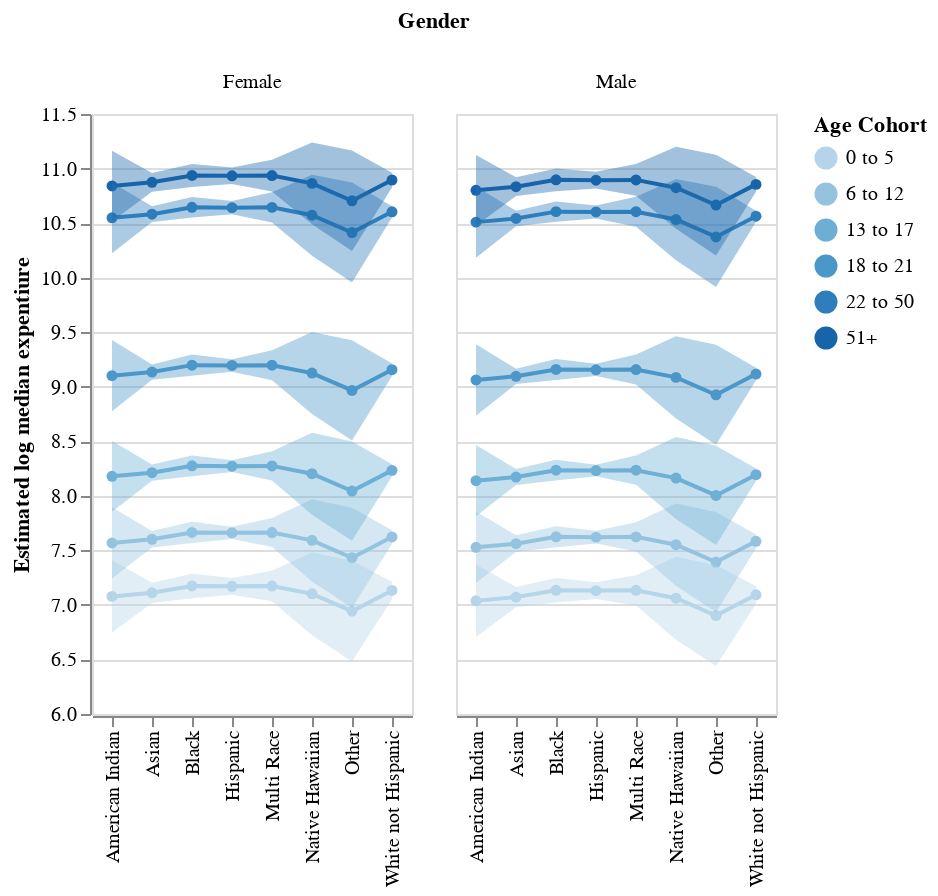

The notebook cell saved with this chart:
### Markdown cell above
<!-- BEGIN QUESTION -->

### Question 12: model visualization

Plot estimated mean log expenditure (y) against ethnicity (x) by age cohort (color) and gender (facet). Construct a line plot with points at each estimated value, and include confidence bands. Use a sequential color scale for age and ensure that the age cohorts are in appropriate order (you may want to construct another `cohort_order` variable as before for this purpose).

### Code cell
# add cohort ordering
pred_df['cohort_order'] = pred_df['Age Cohort'].astype('category').cat.reorder_categories(new_categories = ages).cat.as_ordered().cat.codes # SOLUTION

# construct point-and-line plot
lines = alt.Chart(pred_df).mark_line(point = True).encode(
    x = alt.X('Ethnicity', title = ''), # SOLUTION
    y = alt.Y('mean', title = 'Estimated log median expentiure', scale = alt.Scale(zero = False)), # SOLUTION
    color = alt.Color('Age Cohort:O', sort = alt.EncodingSortField(field = 'cohort_order', order = 'ascending')) # SOLUTION
)

# construct confidence bands
bands = alt.Chart(pred_df).mark_area(opacity = 0.4).encode(
    x = 'Ethnicity', # SOLUTION
    y = 'mean_ci_lower', # SOLUTION
    y2 = 'mean_ci_upper', # SOLUTION
    color = alt.Color('Age Cohort:O', sort = alt.EncodingSortField(field = 'cohort_order', order = 'ascending')) # SOLUTION
)

# layer then facet
fig_5 = (lines + bands).facet(column = 'Gender') # SOLUTION

# display
fig_5

### Figure 1 — Vega-Lite specification as saved in the notebook (floating-point values rounded to 4 significant figures)
{"config": {"view": {"continuousWidth": 400, "continuousHeight": 300}}, "data": {"name": "data-6dfa5a4c0f86e478c019ab47fc79026d"}, "facet": {"column": {"field": "Gender", "type": "nominal"}}, "spec": {"layer": [{"mark": {"type": "line", "point": true}, "encoding": {"color": {"field": "Age Cohort", "sort": {"field": "cohort_order", "order": "ascending"}, "type": "ordinal"}, "x": {"field": "Ethnicity", "title": "", "type": "nominal"}, "y": {"field": "mean", "scale": {"zero": false}, "title": "Estimated log median expentiure", "type": "quantitative"}}}, {"mark": {"type": "area", "opacity": 0.4}, "encoding": {"color": {"field": "Age Cohort", "sort": {"field": "cohort_order", "order": "ascending"}, "type": "ordinal"}, "x": {"field": "Ethnicity", "type": "nominal"}, "y": {"field": "mean_ci_lower", "type": "quantitative"}, "y2": {"field": "mean_ci_upper"}}}]}, "$schema": "https://vega.github.io/schema/vega-lite/v4.17.0.json", "datasets": {"data-6dfa5a4c0f86e478c019ab47fc79026d": [{"Gender": "Male", "Ethnicity": "White not Hispanic", "Age Cohort": "0 to 5", "mean": 7.092, "mean_se": 0.04166, "mean_ci_lower": 7.011, "mean_ci_upper": 7.174, "obs_ci_lower": 6.445, "obs_ci_upper": 7.74, "cohort_order": 0}, {"Gender": "Male", "Ethnicity": "White not Hispanic", "Age Cohort": "6 to 12", "mean": 7.583, "mean_se": 0.03202, "mean_ci_lower": 7.52, "mean_ci_upper": 7.646, "obs_ci_lower": 6.938, "obs_ci_upper": 8.228, "cohort_order": 1}, {"Gender": "Male", "Ethnicity": "White not Hispanic", "Age Cohort": "13 to 17", "mean": 8.193, "mean_se": 0.0293, "mean_ci_lower": 8.136, "mean_ci_upper": 8.251, "obs_ci_lower": 7.549, "obs_ci_upper": 8.838, "cohort_order": 2}, {"Gender": "Male", "Ethnicity": "White not Hispanic", "Age Cohort": "18 to 21", "mean": 9.116, "mean_se": 0.02944, "mean_ci_lower": 9.059, "mean_ci_upper": 9.174, "obs_ci_lower": 8.472, "obs_ci_upper": 9.761, "cohort_order": 3}, {"Gender": "Male", "Ethnicity": "White not Hispanic", "Age Cohort": "22 to 50", "mean": 10.56, "mean_se": 0.02566, "mean_ci_lower": 10.51, "mean_ci_upper": 10.61, "obs_ci_lower": 9.919, "obs_ci_upper": 11.21, "cohort_order": 4}, {"Gender": "Male", "Ethnicity": "White not Hispanic", "Age Cohort": "51+", "mean": 10.85, "mean_se": 0.03484, "mean_ci_lower": 10.79, "mean_ci_upper": 10.92, "obs_ci_lower": 10.21, "obs_ci_upper": 11.5, "cohort_order": 5}, {"Gender": "Female", "Ethnicity": "White not Hispanic", "Age Cohort": "0 to 5", "mean": 7.132, "mean_se": 0.04136, "mean_ci_lower": 7.051, "mean_ci_upper": 7.213, "obs_ci_lower": 6.485, "obs_ci_upper": 7.779, "cohort_order": 0}, {"Gender": "Female", "Ethnicity": "White not Hispanic", "Age Cohort": "6 to 12", "mean": 7.622, "mean_se": 0.03119, "mean_ci_lower": 7.561, "mean_ci_upper": 7.684, "obs_ci_lower": 6.978, "obs_ci_upper": 8.267, "cohort_order": 1}, {"Gender": "Female", "Ethnicity": "White not Hispanic", "Age Cohort": "13 to 17", "mean": 8.233, "mean_se": 0.02908, "mean_ci_lower": 8.176, "mean_ci_upper": 8.29, "obs_ci_lower": 7.589, "obs_ci_upper": 8.878, "cohort_order": 2}, {"Gender": "Female", "Ethnicity": "White not Hispanic", "Age Cohort": "18 to 21", "mean": 9.156, "mean_se": 0.02921, "mean_ci_lower": 9.099, "mean_ci_upper": 9.213, "obs_ci_lower": 8.512, "obs_ci_upper": 9.801, "cohort_order": 3}, {"Gender": "Female", "Ethnicity": "White not Hispanic", "Age Cohort": "22 to 50", "mean": 10.6, "mean_se": 0.02606, "mean_ci_lower": 10.55, "mean_ci_upper": 10.65, "obs_ci_lower": 9.959, "obs_ci_upper": 11.25, "cohort_order": 4}, {"Gender": "Female", "Ethnicity": "White not Hispanic", "Age Cohort": "51+", "mean": 10.89, "mean_se": 0.03441, "mean_ci_lower": 10.83, "mean_ci_upper": 10.96, "obs_ci_lower": 10.25, "obs_ci_upper": 11.54, "cohort_order": 5}, {"Gender": "Male", "Ethnicity": "Hispanic", "Age Cohort": "0 to 5", "mean": 7.131, "mean_se": 0.03927, "mean_ci_lower": 7.054, "mean_ci_upper": 7.208, "obs_ci_lower": 6.485, "obs_ci_upper": 7.778, "cohort_order": 0}, {"Gender": "Male", "Ethnicity": "Hispanic", "Age Cohort": "6 to 12", "mean": 7.621, "mean_se": 0.02931, "mean_ci_lower": 7.564, "mean_ci_upper": 7.679, "obs_ci_lower": 6.977, "obs_ci_upper": 8.266, "cohort_order": 1}, {"Gender": "Male", "Ethnicity": "Hispanic", "Age Cohort": "13 to 17", "mean": 8.232, "mean_se": 0.02736, "mean_ci_lower": 8.178, "mean_ci_upper": 8.286, "obs_ci_lower": 7.588, "obs_ci_upper": 8.876, "cohort_order": 2}, {"Gender": "Male", "Ethnicity": "Hispanic", "Age Cohort": "18 to 21", "mean": 9.155, "mean_se": 0.02898, "mean_ci_lower": 9.098, "mean_ci_upper": 9.212, "obs_ci_lower": 8.51, "obs_ci_upper": 9.799, "cohort_order": 3}, {"Gender": "Male", "Ethnicity": "Hispanic", "Age Cohort": "22 to 50", "mean": 10.6, "mean_se": 0.03016, "mean_ci_lower": 10.54, "mean_ci_upper": 10.66, "obs_ci_lower": 9.957, "obs_ci_upper": 11.25, "cohort_order": 4}, {"Gender": "Male", "Ethnicity": "Hispanic", "Age Cohort": "51+", "mean": 10.89, "mean_se": 0.03882, "mean_ci_lower": 10.82, "mean_ci_upper": 10.97, "obs_ci_lower": 10.25, "obs_ci_upper": 11.54, "cohort_order": 5}, {"Gender": "Female", "Ethnicity": "Hispanic", "Age Cohort": "0 to 5", "mean": 7.171, "mean_se": 0.0391, "mean_ci_lower": 7.094, "mean_ci_upper": 7.248, "obs_ci_lower": 6.524, "obs_ci_upper": 7.817, "cohort_order": 0}, {"Gender": "Female", "Ethnicity": "Hispanic", "Age Cohort": "6 to 12", "mean": 7.661, "mean_se": 0.02861, "mean_ci_lower": 7.605, "mean_ci_upper": 7.717, "obs_ci_lower": 7.017, "obs_ci_upper": 8.305, "cohort_order": 1}, {"Gender": "Female", "Ethnicity": "Hispanic", "Age Cohort": "13 to 17", "mean": 8.272, "mean_se": 0.02734, "mean_ci_lower": 8.218, "mean_ci_upper": 8.325, "obs_ci_lower": 7.628, "obs_ci_upper": 8.916, "cohort_order": 2}, {"Gender": "Female", "Ethnicity": "Hispanic", "Age Cohort": "18 to 21", "mean": 9.195, "mean_se": 0.02896, "mean_ci_lower": 9.138, "mean_ci_upper": 9.251, "obs_ci_lower": 8.55, "obs_ci_upper": 9.839, "cohort_order": 3}, {"Gender": "Female", "Ethnicity": "Hispanic", "Age Cohort": "22 to 50", "mean": 10.64, "mean_se": 0.03069, "mean_ci_lower": 10.58, "mean_ci_upper": 10.7, "obs_ci_lower": 9.997, "obs_ci_upper": 11.29, "cohort_order": 4}, {"Gender": "Female", "Ethnicity": "Hispanic", "Age Cohort": "51+", "mean": 10.93, "mean_se": 0.03859, "mean_ci_lower": 10.86, "mean_ci_upper": 11.01, "obs_ci_lower": 10.29, "obs_ci_upper": 11.58, "cohort_order": 5}, {"Gender": "Male", "Ethnicity": "Black", "Age Cohort": "0 to 5", "mean": 7.134, "mean_se": 0.05681, "mean_ci_lower": 7.023, "mean_ci_upper": 7.246, "obs_ci_lower": 6.483, "obs_ci_upper": 7.786, "cohort_order": 0}, {"Gender": "Male", "Ethnicity": "Black", "Age Cohort": "6 to 12", "mean": 7.624, "mean_se": 0.04932, "mean_ci_lower": 7.528, "mean_ci_upper": 7.721, "obs_ci_lower": 6.975, "obs_ci_upper": 8.274, "cohort_order": 1}, {"Gender": "Male", "Ethnicity": "Black", "Age Cohort": "13 to 17", "mean": 8.235, "mean_se": 0.04819, "mean_ci_lower": 8.141, "mean_ci_upper": 8.33, "obs_ci_lower": 7.586, "obs_ci_upper": 8.884, "cohort_order": 2}, {"Gender": "Male", "Ethnicity": "Black", "Age Cohort": "18 to 21", "mean": 9.158, "mean_se": 0.04891, "mean_ci_lower": 9.062, "mean_ci_upper": 9.254, "obs_ci_lower": 8.509, "obs_ci_upper": 9.807, "cohort_order": 3}, {"Gender": "Male", "Ethnicity": "Black", "Age Cohort": "22 to 50", "mean": 10.6, "mean_se": 0.04708, "mean_ci_lower": 10.51, "mean_ci_upper": 10.7, "obs_ci_lower": 9.956, "obs_ci_upper": 11.25, "cohort_order": 4}, {"Gender": "Male", "Ethnicity": "Black", "Age Cohort": "51+", "mean": 10.9, "mean_se": 0.05312, "mean_ci_lower": 10.79, "mean_ci_upper": 11.0, "obs_ci_lower": 10.25, "obs_ci_upper": 11.55, "cohort_order": 5}, {"Gender": "Female", "Ethnicity": "Black", "Age Cohort": "0 to 5", "mean": 7.174, "mean_se": 0.05716, "mean_ci_lower": 7.062, "mean_ci_upper": 7.286, "obs_ci_lower": 6.522, "obs_ci_upper": 7.826, "cohort_order": 0}, {"Gender": "Female", "Ethnicity": "Black", "Age Cohort": "6 to 12", "mean": 7.664, "mean_se": 0.04944, "mean_ci_lower": 7.567, "mean_ci_upper": 7.761, "obs_ci_lower": 7.015, "obs_ci_upper": 8.313, "cohort_order": 1}, {"Gender": "Female", "Ethnicity": "Black", "Age Cohort": "13 to 17", "mean": 8.275, "mean_se": 0.04872, "mean_ci_lower": 8.179, "mean_ci_upper": 8.371, "obs_ci_lower": 7.626, "obs_ci_upper": 8.924, "cohort_order": 2}, {"Gender": "Female", "Ethnicity": "Black", "Age Cohort": "18 to 21", "mean": 9.198, "mean_se": 0.04943, "mean_ci_lower": 9.101, "mean_ci_upper": 9.295, "obs_ci_lower": 8.549, "obs_ci_upper": 9.847, "cohort_order": 3}, {"Gender": "Female", "Ethnicity": "Black", "Age Cohort": "22 to 50", "mean": 10.64, "mean_se": 0.04797, "mean_ci_lower": 10.55, "mean_ci_upper": 10.74, "obs_ci_lower": 9.996, "obs_ci_upper": 11.29, "cohort_order": 4}, {"Gender": "Female", "Ethnicity": "Black", "Age Cohort": "51+", "mean": 10.94, "mean_se": 0.05344, "mean_ci_lower": 10.83, "mean_ci_upper": 11.04, "obs_ci_lower": 10.29, "obs_ci_upper": 11.59, "cohort_order": 5}, {"Gender": "Male", "Ethnicity": "Asian", "Age Cohort": "0 to 5", "mean": 7.071, "mean_se": 0.04724, "mean_ci_lower": 6.979, "mean_ci_upper": 7.164, "obs_ci_lower": 6.423, "obs_ci_upper": 7.72, "cohort_order": 0}, {"Gender": "Male", "Ethnicity": "Asian", "Age Cohort": "6 to 12", "mean": 7.562, "mean_se": 0.03904, "mean_ci_lower": 7.485, "mean_ci_upper": 7.638, "obs_ci_lower": 6.915, "obs_ci_upper": 8.208, "cohort_order": 1}, {"Gender": "Male", "Ethnicity": "Asian", "Age Cohort": "13 to 17", "mean": 8.172, "mean_se": 0.03748, "mean_ci_lower": 8.099, "mean_ci_upper": 8.246, "obs_ci_lower": 7.526, "obs_ci_upper": 8.818, "cohort_order": 2}, {"Gender": "Male", "Ethnicity": "Asian", "Age Cohort": "18 to 21", "mean": 9.095, "mean_se": 0.03529, "mean_ci_lower": 9.026, "mean_ci_upper": 9.164, "obs_ci_lower": 8.45, "obs_ci_upper": 9.741, "cohort_order": 3}, {"Gender": "Male", "Ethnicity": "Asian", "Age Cohort": "22 to 50", "mean": 10.54, "mean_se": 0.03623, "mean_ci_lower": 10.47, "mean_ci_upper": 10.61, "obs_ci_lower": 9.896, "obs_ci_upper": 11.19, "cohort_order": 4}, {"Gender": "Male", "Ethnicity": "Asian", "Age Cohort": "51+", "mean": 10.83, "mean_se": 0.04355, "mean_ci_lower": 10.75, "mean_ci_upper": 10.92, "obs_ci_lower": 10.19, "obs_ci_upper": 11.48, "cohort_order": 5}, {"Gender": "Female", "Ethnicity": "Asian", "Age Cohort": "0 to 5", "mean": 7.111, "mean_se": 0.04736, "mean_ci_lower": 7.018, "mean_ci_upper": 7.204, "obs_ci_lower": 6.463, "obs_ci_upper": 7.76, "cohort_order": 0}, {"Gender": "Female", "Ethnicity": "Asian", "Age Cohort": "6 to 12", "mean": 7.601, "mean_se": 0.03884, "mean_ci_lower": 7.525, "mean_ci_upper": 7.678, "obs_ci_lower": 6.955, "obs_ci_upper": 8.248, "cohort_order": 1}, {"Gender": "Female", "Ethnicity": "Asian", "Age Cohort": "13 to 17", "mean": 8.212, "mean_se": 0.0378, "mean_ci_lower": 8.138, "mean_ci_upper": 8.286, "obs_ci_lower": 7.566, "obs_ci_upper": 8.858, "cohort_order": 2}, {"Gender": "Female", "Ethnicity": "Asian", "Age Cohort": "18 to 21", "mean": 9.135, "mean_se": 0.03562, "mean_ci_lower": 9.065, "mean_ci_upper": 9.205, "obs_ci_lower": 8.489, "obs_ci_upper": 9.781, "cohort_order": 3}, {"Gender": "Female", "Ethnicity": "Asian", "Age Cohort": "22 to 50", "mean": 10.58, "mean_se": 0.03701, "mean_ci_lower": 10.51, "mean_ci_upper": 10.65, "obs_ci_lower": 9.936, "obs_ci_upper": 11.23, "cohort_order": 4}, {"Gender": "Female", "Ethnicity": "Asian", "Age Cohort": "51+", "mean": 10.87, "mean_se": 0.04363, "mean_ci_lower": 10.79, "mean_ci_upper": 10.96, "obs_ci_lower": 10.23, "obs_ci_upper": 11.52, "cohort_order": 5}, {"Gender": "Male", "Ethnicity": "Native Hawaiian", "Age Cohort": "0 to 5", "mean": 7.062, "mean_se": 0.194, "mean_ci_lower": 6.681, "mean_ci_upper": 7.442, "obs_ci_lower": 6.315, "obs_ci_upper": 7.808, "cohort_order": 0}, {"Gender": "Male", "Ethnicity": "Native Hawaiian", "Age Cohort": "6 to 12", "mean": 7.552, "mean_se": 0.1922, "mean_ci_lower": 7.175, "mean_ci_upper": 7.929, "obs_ci_lower": 6.808, "obs_ci_upper": 8.296, "cohort_order": 1}, {"Gender": "Male", "Ethnicity": "Native Hawaiian", "Age Cohort": "13 to 17", "mean": 8.163, "mean_se": 0.1918, "mean_ci_lower": 7.786, "mean_ci_upper": 8.539, "obs_ci_lower": 7.419, "obs_ci_upper": 8.907, "cohort_order": 2}, {"Gender": "Male", "Ethnicity": "Native Hawaiian", "Age Cohort": "18 to 21", "mean": 9.086, "mean_se": 0.1918, "mean_ci_lower": 8.709, "mean_ci_upper": 9.462, "obs_ci_lower": 8.341, "obs_ci_upper": 9.83, "cohort_order": 3}, {"Gender": "Male", "Ethnicity": "Native Hawaiian", "Age Cohort": "22 to 50", "mean": 10.53, "mean_se": 0.1898, "mean_ci_lower": 10.16, "mean_ci_upper": 10.9, "obs_ci_lower": 9.79, "obs_ci_upper": 11.27, "cohort_order": 4}, {"Gender": "Male", "Ethnicity": "Native Hawaiian", "Age Cohort": "51+", "mean": 10.82, "mean_se": 0.1912, "mean_ci_lower": 10.45, "mean_ci_upper": 11.2, "obs_ci_lower": 10.08, "obs_ci_upper": 11.57, "cohort_order": 5}, {"Gender": "Female", "Ethnicity": "Native Hawaiian", "Age Cohort": "0 to 5", "mean": 7.101, "mean_se": 0.1935, "mean_ci_lower": 6.722, "mean_ci_upper": 7.481, "obs_ci_lower": 6.356, "obs_ci_upper": 7.847, "cohort_order": 0}, {"Gender": "Female", "Ethnicity": "Native Hawaiian", "Age Cohort": "6 to 12", "mean": 7.592, "mean_se": 0.1916, "mean_ci_lower": 7.216, "mean_ci_upper": 7.968, "obs_ci_lower": 6.848, "obs_ci_upper": 8.336, "cohort_order": 1}, {"Gender": "Female", "Ethnicity": "Native Hawaiian", "Age Cohort": "13 to 17", "mean": 8.203, "mean_se": 0.1913, "mean_ci_lower": 7.827, "mean_ci_upper": 8.578, "obs_ci_lower": 7.459, "obs_ci_upper": 8.946, "cohort_order": 2}, {"Gender": "Female", "Ethnicity": "Native Hawaiian", "Age Cohort": "18 to 21", "mean": 9.125, "mean_se": 0.1914, "mean_ci_lower": 8.75, "mean_ci_upper": 9.501, "obs_ci_lower": 8.382, "obs_ci_upper": 9.869, "cohort_order": 3}, {"Gender": "Female", "Ethnicity": "Native Hawaiian", "Age Cohort": "22 to 50", "mean": 10.57, "mean_se": 0.1894, "mean_ci_lower": 10.2, "mean_ci_upper": 10.94, "obs_ci_lower": 9.831, "obs_ci_upper": 11.31, "cohort_order": 4}, {"Gender": "Female", "Ethnicity": "Native Hawaiian", "Age Cohort": "51+", "mean": 10.86, "mean_se": 0.1907, "mean_ci_lower": 10.49, "mean_ci_upper": 11.24, "obs_ci_lower": 10.12, "obs_ci_upper": 11.61, "cohort_order": 5}, {"Gender": "Male", "Ethnicity": "American Indian", "Age Cohort": "0 to 5", "mean": 7.038, "mean_se": 0.1694, "mean_ci_lower": 6.706, "mean_ci_upper": 7.371, "obs_ci_lower": 6.315, "obs_ci_upper": 7.761, "cohort_order": 0}, {"Gender": "Male", "Ethnicity": "American Indian", "Age Cohort": "6 to 12", "mean": 7.528, "mean_se": 0.1674, "mean_ci_lower": 7.2, "mean_ci_upper": 7.857, "obs_ci_lower": 6.807, "obs_ci_upper": 8.249, "cohort_order": 1}, {"Gender": "Male", "Ethnicity": "American Indian", "Age Cohort": "13 to 17", "mean": 8.139, "mean_se": 0.1661, "mean_ci_lower": 7.813, "mean_ci_upper": 8.465, "obs_ci_lower": 7.419, "obs_ci_upper": 8.859, "cohort_order": 2}, {"Gender": "Male", "Ethnicity": "American Indian", "Age Cohort": "18 to 21", "mean": 9.062, "mean_se": 0.167, "mean_ci_lower": 8.734, "mean_ci_upper": 9.39, "obs_ci_lower": 8.341, "obs_ci_upper": 9.783, "cohort_order": 3}, {"Gender": "Male", "Ethnicity": "American Indian", "Age Cohort": "22 to 50", "mean": 10.51, "mean_se": 0.1659, "mean_ci_lower": 10.18, "mean_ci_upper": 10.83, "obs_ci_lower": 9.789, "obs_ci_upper": 11.23, "cohort_order": 4}, {"Gender": "Male", "Ethnicity": "American Indian", "Age Cohort": "51+", "mean": 10.8, "mean_se": 0.1653, "mean_ci_lower": 10.48, "mean_ci_upper": 11.12, "obs_ci_lower": 10.08, "obs_ci_upper": 11.52, "cohort_order": 5}, {"Gender": "Female", "Ethnicity": "American Indian", "Age Cohort": "0 to 5", "mean": 7.078, "mean_se": 0.1688, "mean_ci_lower": 6.747, "mean_ci_upper": 7.409, "obs_ci_lower": 6.356, "obs_ci_upper": 7.8, "cohort_order": 0}, {"Gender": "Female", "Ethnicity": "American Indian", "Age Cohort": "6 to 12", "mean": 7.568, "mean_se": 0.1666, "mean_ci_lower": 7.241, "mean_ci_upper": 7.895, "obs_ci_lower": 6.848, "obs_ci_upper": 8.288, "cohort_order": 1}, {"Gender": "Female", "Ethnicity": "American Indian", "Age Cohort": "13 to 17", "mean": 8.179, "mean_se": 0.1655, "mean_ci_lower": 7.854, "mean_ci_upper": 8.504, "obs_ci_lower": 7.459, "obs_ci_upper": 8.898, "cohort_order": 2}, {"Gender": "Female", "Ethnicity": "American Indian", "Age Cohort": "18 to 21", "mean": 9.102, "mean_se": 0.1663, "mean_ci_lower": 8.775, "mean_ci_upper": 9.428, "obs_ci_lower": 8.382, "obs_ci_upper": 9.822, "cohort_order": 3}, {"Gender": "Female", "Ethnicity": "American Indian", "Age Cohort": "22 to 50", "mean": 10.55, "mean_se": 0.1654, "mean_ci_lower": 10.22, "mean_ci_upper": 10.87, "obs_ci_lower": 9.829, "obs_ci_upper": 11.27, "cohort_order": 4}, {"Gender": "Female", "Ethnicity": "American Indian", "Age Cohort": "51+", "mean": 10.84, "mean_se": 0.1646, "mean_ci_lower": 10.52, "mean_ci_upper": 11.16, "obs_ci_lower": 10.12, "obs_ci_upper": 11.56, "cohort_order": 5}, {"Gender": "Male", "Ethnicity": "Multi Race", "Age Cohort": "0 to 5", "mean": 7.133, "mean_se": 0.07099, "mean_ci_lower": 6.994, "mean_ci_upper": 7.273, "obs_ci_lower": 6.477, "obs_ci_upper": 7.79, "cohort_order": 0}, {"Gender": "Male", "Ethnicity": "Multi Race", "Age Cohort": "6 to 12", "mean": 7.624, "mean_se": 0.06807, "mean_ci_lower": 7.49, "mean_ci_upper": 7.757, "obs_ci_lower": 6.968, "obs_ci_upper": 8.279, "cohort_order": 1}, {"Gender": "Male", "Ethnicity": "Multi Race", "Age Cohort": "13 to 17", "mean": 8.234, "mean_se": 0.06827, "mean_ci_lower": 8.1, "mean_ci_upper": 8.368, "obs_ci_lower": 7.579, "obs_ci_upper": 8.89, "cohort_order": 2}, {"Gender": "Male", "Ethnicity": "Multi Race", "Age Cohort": "18 to 21", "mean": 9.157, "mean_se": 0.07, "mean_ci_lower": 9.02, "mean_ci_upper": 9.295, "obs_ci_lower": 8.501, "obs_ci_upper": 9.814, "cohort_order": 3}, {"Gender": "Male", "Ethnicity": "Multi Race", "Age Cohort": "22 to 50", "mean": 10.6, "mean_se": 0.07013, "mean_ci_lower": 10.47, "mean_ci_upper": 10.74, "obs_ci_lower": 9.948, "obs_ci_upper": 11.26, "cohort_order": 4}, {"Gender": "Male", "Ethnicity": "Multi Race", "Age Cohort": "51+", "mean": 10.9, "mean_se": 0.07441, "mean_ci_lower": 10.75, "mean_ci_upper": 11.04, "obs_ci_lower": 10.24, "obs_ci_upper": 11.55, "cohort_order": 5}, {"Gender": "Female", "Ethnicity": "Multi Race", "Age Cohort": "0 to 5", "mean": 7.173, "mean_se": 0.07102, "mean_ci_lower": 7.034, "mean_ci_upper": 7.313, "obs_ci_lower": 6.516, "obs_ci_upper": 7.83, "cohort_order": 0}, {"Gender": "Female", "Ethnicity": "Multi Race", "Age Cohort": "6 to 12", "mean": 7.664, "mean_se": 0.06789, "mean_ci_lower": 7.53, "mean_ci_upper": 7.797, "obs_ci_lower": 7.008, "obs_ci_upper": 8.319, "cohort_order": 1}, {"Gender": "Female", "Ethnicity": "Multi Race", "Age Cohort": "13 to 17", "mean": 8.274, "mean_se": 0.06839, "mean_ci_lower": 8.14, "mean_ci_upper": 8.408, "obs_ci_lower": 7.618, "obs_ci_upper": 8.93, "cohort_order": 2}, {"Gender": "Female", "Ethnicity": "Multi Race", "Age Cohort": "18 to 21", "mean": 9.197, "mean_se": 0.07011, "mean_ci_lower": 9.06, "mean_ci_upper": 9.335, "obs_ci_lower": 8.541, "obs_ci_upper": 9.854, "cohort_order": 3}, {"Gender": "Female", "Ethnicity": "Multi Race", "Age Cohort": "22 to 50", "mean": 10.64, "mean_se": 0.07048, "mean_ci_lower": 10.51, "mean_ci_upper": 10.78, "obs_ci_lower": 9.987, "obs_ci_upper": 11.3, "cohort_order": 4}, {"Gender": "Female", "Ethnicity": "Multi Race", "Age Cohort": "51+", "mean": 10.94, "mean_se": 0.07441, "mean_ci_lower": 10.79, "mean_ci_upper": 11.08, "obs_ci_lower": 10.28, "obs_ci_upper": 11.59, "cohort_order": 5}, {"Gender": "Male", "Ethnicity": "Other", "Age Cohort": "0 to 5", "mean": 6.903, "mean_se": 0.2355, "mean_ci_lower": 6.44, "mean_ci_upper": 7.365, "obs_ci_lower": 6.112, "obs_ci_upper": 7.694, "cohort_order": 0}, {"Gender": "Male", "Ethnicity": "Other", "Age Cohort": "6 to 12", "mean": 7.393, "mean_se": 0.234, "mean_ci_lower": 6.934, "mean_ci_upper": 7.852, "obs_ci_lower": 6.604, "obs_ci_upper": 8.182, "cohort_order": 1}, {"Gender": "Male", "Ethnicity": "Other", "Age Cohort": "13 to 17", "mean": 8.004, "mean_se": 0.2315, "mean_ci_lower": 7.549, "mean_ci_upper": 8.458, "obs_ci_lower": 7.217, "obs_ci_upper": 8.79, "cohort_order": 2}, {"Gender": "Male", "Ethnicity": "Other", "Age Cohort": "18 to 21", "mean": 8.926, "mean_se": 0.2338, "mean_ci_lower": 8.468, "mean_ci_upper": 9.385, "obs_ci_lower": 8.137, "obs_ci_upper": 9.715, "cohort_order": 3}, {"Gender": "Male", "Ethnicity": "Other", "Age Cohort": "22 to 50", "mean": 10.37, "mean_se": 0.2337, "mean_ci_lower": 9.915, "mean_ci_upper": 10.83, "obs_ci_lower": 9.584, "obs_ci_upper": 11.16, "cohort_order": 4}, {"Gender": "Male", "Ethnicity": "Other", "Age Cohort": "51+", "mean": 10.66, "mean_se": 0.235, "mean_ci_lower": 10.2, "mean_ci_upper": 11.13, "obs_ci_lower": 9.875, "obs_ci_upper": 11.46, "cohort_order": 5}, {"Gender": "Female", "Ethnicity": "Other", "Age Cohort": "0 to 5", "mean": 6.942, "mean_se": 0.2354, "mean_ci_lower": 6.48, "mean_ci_upper": 7.404, "obs_ci_lower": 6.151, "obs_ci_upper": 7.733, "cohort_order": 0}, {"Gender": "Female", "Ethnicity": "Other", "Age Cohort": "6 to 12", "mean": 7.433, "mean_se": 0.2339, "mean_ci_lower": 6.974, "mean_ci_upper": 7.892, "obs_ci_lower": 6.643, "obs_ci_upper": 8.222, "cohort_order": 1}, {"Gender": "Female", "Ethnicity": "Other", "Age Cohort": "13 to 17", "mean": 8.043, "mean_se": 0.2315, "mean_ci_lower": 7.589, "mean_ci_upper": 8.498, "obs_ci_lower": 7.257, "obs_ci_upper": 8.83, "cohort_order": 2}, {"Gender": "Female", "Ethnicity": "Other", "Age Cohort": "18 to 21", "mean": 8.966, "mean_se": 0.2338, "mean_ci_lower": 8.507, "mean_ci_upper": 9.425, "obs_ci_lower": 8.177, "obs_ci_upper": 9.755, "cohort_order": 3}, {"Gender": "Female", "Ethnicity": "Other", "Age Cohort": "22 to 50", "mean": 10.41, "mean_se": 0.2338, "mean_ci_lower": 9.954, "mean_ci_upper": 10.87, "obs_ci_lower": 9.624, "obs_ci_upper": 11.2, "cohort_order": 4}, {"Gender": "Female", "Ethnicity": "Other", "Age Cohort": "51+", "mean": 10.7, "mean_se": 0.2349, "mean_ci_lower": 10.24, "mean_ci_upper": 11.17, "obs_ci_lower": 9.914, "obs_ci_upper": 11.5, "cohort_order": 5}]}}
